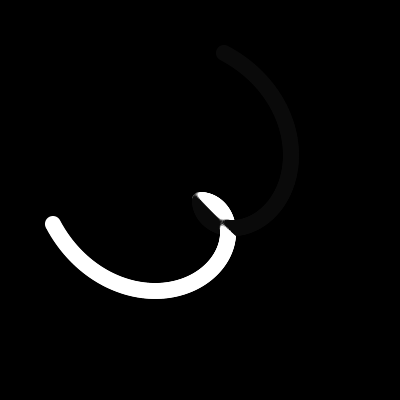
Frame 1 (no input)
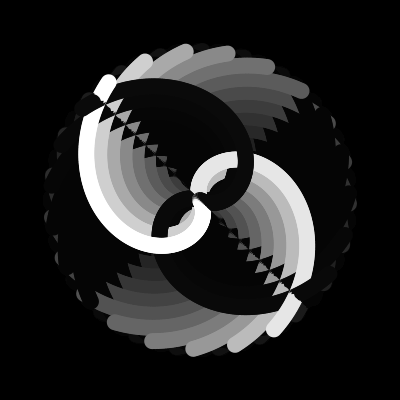
Frame 60 (the mouse pressed at the canvas centre just before this capture)
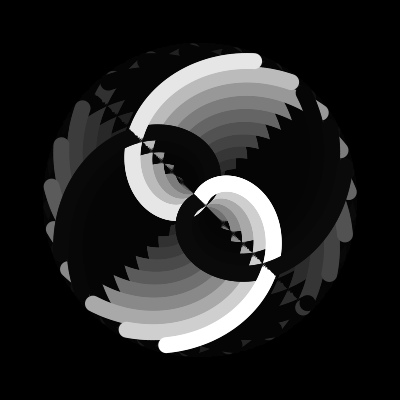
Frame 120 (the mouse held since frame 60 and released just before this capture)

The Processing sketch that drew these frames (run headless with seeded random() and noise(); from frame 60 on, the mouse is pressed at the canvas centre):

// Processing sketch: processing_55856
// ── processing_55856.pde

//  Title: Spiral2
//  Description: A spirally sketch with
//  Date Started: 2012 Feb 24
//  Last Modified: 2012 Mar 11
//  This work is licensed under a Creative Commons 3.0 License.
//  (Attribution - NonCommerical - ShareAlike)
//  http://creativecommons.org/licenses/by-nc-sa/3.0/
//
//  In summary, you are free to copy, distribute, edit, and remix the work.
//  Under the conditions that you attribute the work to me, it is for
//  noncommercial purposes, and if you build upon this work or otherwise alter
//  it, you may only distribute the resulting work under this license.
//
//  Of course, the conditions may be waived with permission from the author.
//

//-----------------Globals
/* These are variables that you want to exist throughout the entire sketch.*/
float r_max = 150;
float r_vel=1;
float r = 0;
float theta = 0;
float theta_vel = 0.02;

//-----------------Setup
/*The code in setup() will only be run once in your sketch.  Use this space to set things up like
 the sketch size, background color, framerate, etc. etc.*/
void setup() {
  //setup the sketch parameters
  size(400, 400);
  frameRate(30);
  smooth();
  background(0,180);
}

//-----------------Main Loop
void draw() {
  //create a black background
  fill(0,25);
  rect(0,0,width,height);
  //convert the radius and angle of the circular path to x,y coordinates
  while (r < r_max){
    float x = r * cos(theta) + width/2;
    float y = r * sin(theta) + height/2;
    //setup the parameters for drawign the ellipse
    noStroke();
    fill(255);
    //draw the ellipse
    ellipse(x, y, 16, 16);
    fill(10);
    ellipse(y,x,16,16);
    //update the position for the next frame
    theta += theta_vel;
    r +=r_vel;
  }
  r = 0;
}
